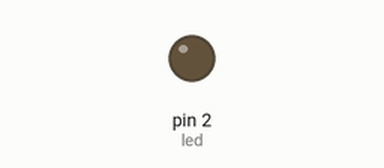
Bench run of a program on a simulated MicroPython board. On the bench: output pins drawn as LEDs (lit = HIGH).

Above: at 0.7 s.
At 2.54 s:
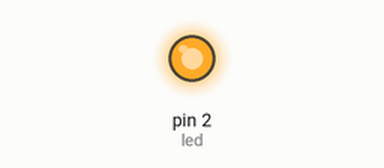
Timing chart, 0 to 3.0 s (numbered marks = the images above):
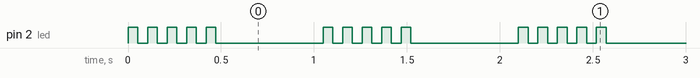

Measured:
- by itself, pin 2 (led): repeats every 1.0 s: 4 × (LOW 0.05 s, HIGH 0.05 s), LOW 0.58 s, HIGH 0.05 s

The program:

spike_sleep.py
```python
import time
from machine import Pin

MAX_COUNT = 1000
MAX_CYCLES = 10
led = Pin(2, Pin.OUT)

count = -1
cycle = 0
state = 'spikes'
value = 0
led.value(value)
while 1:
    count += 1
    if count>=MAX_COUNT:
        state = 'spikes'
        count = -1
        cycle = 0
    else:
        if state=='spikes':
            if cycle<MAX_CYCLES:
                if count%50 == 0:
                    value ^= 1
                    led.value(value)
                    cycle += 1
            else:
                state = 'sleep'
                led.value(value)
                value = 0
                cycle = 0
        #
        elif state=='sleep':
            pass
        #
        else:
            state = 'spikes'
            count = -1
            cycle = 0
            value = 0
    #
    time.sleep_ms(1)
```
